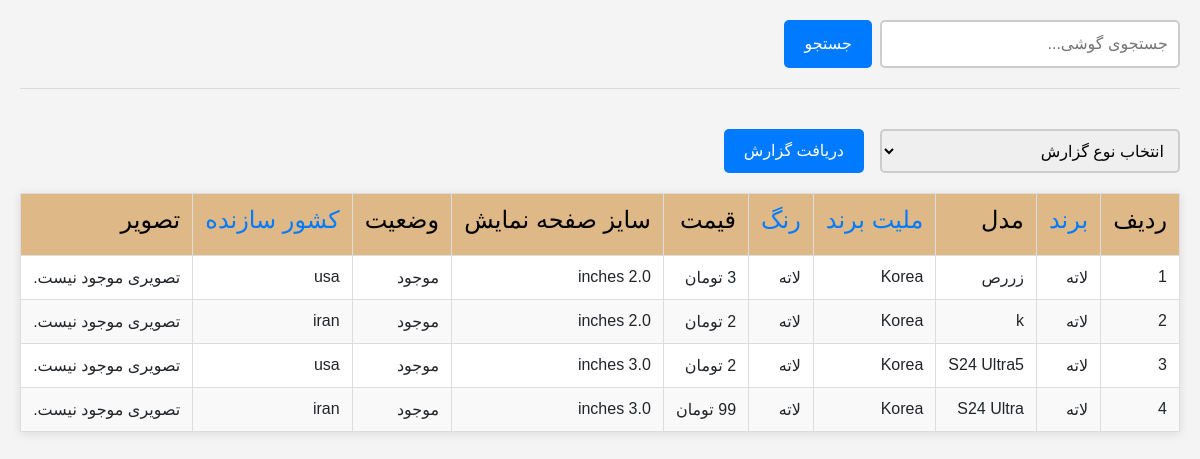
/, run on an earlier commit of the app's database.
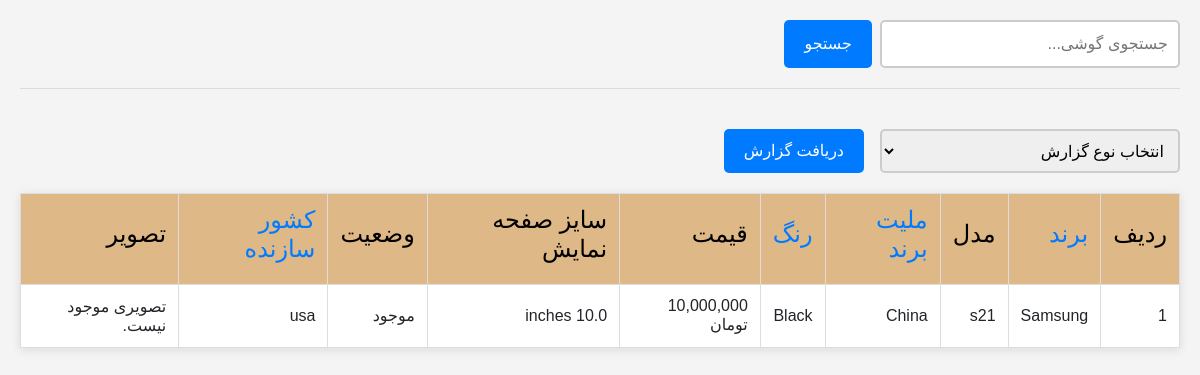
And on a later commit of the database.
### mobile_inventory/models.py (models this page shows, shortened)
class Phone(models.Model):
    model = models.CharField(max_length=100, unique=True, verbose_name='مدل')
    brand = models.ForeignKey(Brand, on_delete=models.CASCADE, verbose_name='برند')
    color = models.ForeignKey(Color, on_delete=models.CASCADE, verbose_name='رنگ')
    country_of_manufacture = models.ForeignKey(Country, on_delete=models.CASCADE, verbose_name='کشور سازنده')
    price = models.PositiveIntegerField(verbose_name='قیمت')
    image = models.ImageField(upload_to='phone_images', null=True, blank=True, verbose_name='تصویر')
    screen_size = models.FloatField(verbose_name='سایز صفحه نمایش')
    is_available = models.BooleanField(default=True, verbose_name='موجود/ناموجود')
    created_at = models.DateTimeField(auto_now_add=True, null=True, blank=True)
    slug = models.SlugField(unique=True, blank=True, verbose_name='آدرس محصول')
    class Meta:
        verbose_name = 'موبایل'
        verbose_name_plural = 'موبایل ها'

class Brand(models.Model):
    name = models.CharField(max_length=100, unique=True, verbose_name='نام برند')
    nationality = models.CharField(max_length=100, verbose_name='ملیت برند')
    created_at = models.DateTimeField(auto_now_add=True, null=True, blank=True)
    slug = models.SlugField(unique=True, blank=True, verbose_name='آدرس برند')
    class Meta:
        verbose_name = 'برند'
        verbose_name_plural = ' برند ها'

class Color(models.Model):
    name = models.CharField(max_length=100, unique=True, verbose_name='رنگ')
    created_at = models.DateTimeField(auto_now_add=True, null=True, blank=True)
    slug = models.SlugField(unique=True, blank=True, verbose_name='آدرس رنگ')
    class Meta:
        verbose_name = 'رنگ'
        verbose_name_plural = 'رنگ ها'

class Country(models.Model):
    name = models.CharField(max_length=100, unique=True, verbose_name='نام کشور')
    created_at = models.DateTimeField(auto_now_add=True, null=True, blank=True)
    slug = models.SlugField(unique=True, blank=True, verbose_name='آدرس کشور')
    class Meta:
        verbose_name = 'کشور'
        verbose_name_plural = 'کشورها'

### mobile_inventory/views.py (the view)
# urls.py: path('', views.PhoneListView.as_view(), name='list_phone'),
class PhoneListView(ListView):
    model = Phone
    template_name = 'mobile_inventory/phone_list.html'
    context_object_name = 'phones'
    ordering = ['-created_at']
    paginate_by = 6
    def get_queryset(self):
        queryset = Phone.objects.all().order_by('-created_at')
        query = self.request.GET.get('query', None)
        brand_name = self.request.GET.get('brand_name', None)
        report_type = self.request.GET.get('report_type', None)
        if report_type == 'korean_brands':
            queryset = queryset.filter(brand__nationality='Korea')
        elif report_type == 'brand_phones' and brand_name:
            queryset = queryset.filter(brand__name__icontains=brand_name)
        elif report_type == 'matching_nationality':
            queryset = queryset.filter(brand__nationality=F('country_of_manufacture__name'))
        if query:
            queryset = queryset.filter(
                Q(model__icontains=query) |
                Q(brand__name__icontains=query) |
                Q(brand__nationality__icontains=query)
            )
        return queryset

### mobile_inventory/templatetags/custom_filters.py (called while the page is built)
@register.filter(name='three_digits_currency')
def three_digits_currency(value: int):
    return '{:,}'.format(value) + ' تومان'

### mobile_inventory/templates/mobile_inventory/phone_list.html (shortened to what this page needs)
{% extends 'base.html' %}
{% load static %}
{% load custom_filters %}
{% block main %}
    <body>
    <form method="get" class="search-form">
        <input type="text" name="query" id="query" value="{{ request.GET.query|default:'' }}" class="search-input"
               placeholder="جستجوی گوشی...">
        <button type="submit" class="search-button mr-2">جستجو</button>
    </form>
    <hr>
    <br>
   <form method="get" class="search-form">
    <select name="report_type" id="report_type" class="search-input ml-2" required>
        <option value="">انتخاب نوع گزارش</option>
    </select>
    <button type="submit" class="search-button mr-2">دریافت گزارش</button>
</form>
    <table id="phones-table" border="1" style="width: 100%; border-collapse: collapse;">
        <thead>
        <tr>
            <th><h4>ردیف</h4></th>
            <th><a href="{% url 'add_brand' %}"><h4>برند</h4></a></th>
            <th><h4>مدل</h4></th>
            <th><a href="{% url 'add_brand' %}"><h4>ملیت برند</h4></a></th>
            <th><a href="{% url 'add_color' %}"><h4>رنگ</h4></a></th>
            <th><h4>قیمت</h4></th>
            <th><h4>سایز صفحه نمایش</h4></th>
            <th><h4>وضعیت</h4></th>
            <th><a href="{% url 'add_country' %}"><h4>کشور سازنده</h4></a></th>
            <th><h4>تصویر</h4></th>
        </tr>
        </thead>
        <tbody>
        {% for phone in phones %}
            <tr id="phone-row-{{ phone.slug }}">
                <td>{{ forloop.counter }}</td>
                <td>{{ phone.brand.name }}</td>
                <td>{{ phone.model }}</td>
                <td>{{ phone.brand.nationality }}</td>
                <td>{{ phone.color.name }}</td>
                <td>{{ phone.price|three_digits_currency }}</td>
                <td>{{ phone.screen_size }} inches</td>
                <td>{{ phone.is_available|yesno:"موجود,ناموجود" }}</td>
                <td>{{ phone.country_of_manufacture.name }}</td>
                <td>
                    {% if phone.image %}
                        <img src="{{ phone.image.url }}" alt="Image of {{ phone.model }}"
                             style="max-width: 100px; max-height: 100px;">
                    {% else %}
                        تصویری موجود نیست.
                    {% endif %}
                </td>
            </tr>
        {% endfor %}
        </tbody>
    </table>
    </body>
{% endblock %}

### templates/base.html (shortened to what this page needs)
<html lang="fa">
<head>
    {% include 'includes/links/header_references.html' %}
</head>
<body>
    {% block main %}
    {% endblock %}
</body>
</html>

### templates/includes/links/header_references.html (shortened to what this page needs)
{% load static %}
<link rel="stylesheet" href="https://maxcdn.bootstrapcdn.com/bootstrap/4.5.2/css/bootstrap.min.css">
<link rel="stylesheet" href='{% static 'css/styles.css' %}'>
<link rel="stylesheet" href="https://cdnjs.cloudflare.com/ajax/libs/font-awesome/5.15.3/css/all.min.css">

### static/css/styles.css (style rules this page uses)
body { font-family: Arial, sans-serif; margin: 20px; background-color: #f4f4f4; direction: rtl; }
table { width: 100%; border-collapse: collapse; margin: 20px 0; background-color: #fff; box-shadow: 0 2px 10px rgba(0, 0, 0, 0.1); }
table, th, td { border: 1px solid #ddd; }
th, td { padding: 12px; text-align: right; }
th { background-color: burlywood; color: black; }
.search-form { display: flex; justify-content: right; margin-bottom: 20px; }
.search-input { width: 300px; padding: 10px; border: 2px solid #ccc; border-radius: 5px; font-size: 16px; transition: border-color 0.3s ease-in-out; }
.search-button { background-color: #007bff; color: white; padding: 10px 20px; border: none; border-radius: 5px; margin-left: 10px; font-size: 16px; cursor: pointer; transition: background-color 0.3s ease-in-out; }
a { text-decoration: none; }

What changed in the data, as far as the page shows it:
removed Phone: brand.name "لاته", model "زررص", brand.nationality "Korea", color.name "لاته", price|three_digits_currency "3 تومان", is_available "موجود", country_of_manufacture.name "usa", image "تصویری موجود نیست."
removed Phone: brand.name "لاته", model "k", brand.nationality "Korea", color.name "لاته", price|three_digits_currency "2 تومان", is_available "موجود", country_of_manufacture.name "iran", image "تصویری موجود نیست."
removed Phone: brand.name "لاته", model "S24 Ultra5", brand.nationality "Korea", color.name "لاته", price|three_digits_currency "2 تومان", is_available "موجود", country_of_manufacture.name "usa", image "تصویری موجود نیست."
removed Phone: brand.name "لاته", model "S24 Ultra", brand.nationality "Korea", color.name "لاته", price|three_digits_currency "99 تومان", is_available "موجود", country_of_manufacture.name "iran", image "تصویری موجود نیست."
added Phone: brand.name "Samsung", model "s21", brand.nationality "China", color.name "Black", price|three_digits_currency "10,000,000 تومان", is_available "موجود", country_of_manufacture.name "usa", image "تصویری موجود نیست."
